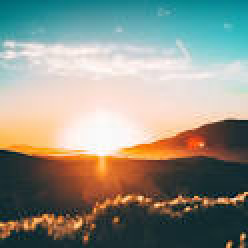
%> input picture image processing/scene1.jpg, 124 x 124 px (shown 2 times larger)
$ octave 'Low pass medium filter  (2).m'   (GNU Octave 9; MATLAB toolbox functions it lacks are replaced by stand-ins)
%> lines starting %> are read from the running program, lines starting %| are printed output that depends on the picture
img=imread('C:\Users\abc\Desktop\ip\scene1.jpg');
%> img is the input picture: size 124x124x3 uint8; mean R, G, B 142.1, 144.6, 133.5
img1=rgb2gray(img);
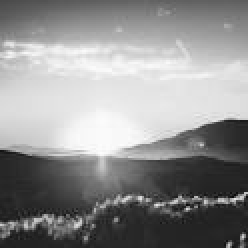
%> img1: size 124x124 uint8 (shown 2 times larger); min 9, max 253, mean 142.6
img2=imnoise(img1,'gaussian');
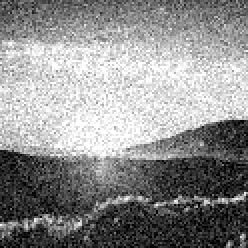
%> img2: size 124x124 uint8 (shown 2 times larger); min 0, max 255, mean 141.7
img3=double(img2);
w=[1 1 1;1 1 1;1 1 1]/9;
[row col]=size(img3);
%> row = 124; col = 124
hpf = [0 -0.25 0; -0.25 4 -0.25; 0 -0.25 0];
for x=2:1:row-1
  for y=2:1:col-1
    img4(x,y)=w(1)*img3(x-1,y-1)+w(2)*img3(x-1,y)+w(3)*img3(x-1,y+1)+w(4)*img3(x,y-1)+w(5)*img3(x,y)+w(6)*img3(x,y+1)+w(7)*img3(x+1,y-1)+w(8)*img3(x+1,y)+w(9)*img3(x+1,y+1);
  endfor
endfor
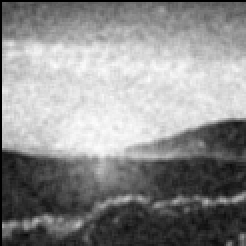
%> img4: size 123x123 double (shown 2 times larger); min 0, max 254.1, mean 141
figure(1);imshow(uint8(img3));
figure(2);imshow(uint8(img4));

$ run again, with image processing/scene3.jpg copied over image processing/scene1.jpg
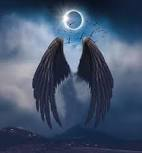
%> input picture image processing/scene3.jpg, 142 x 153 px
%> img is the input picture: size 153x142x3 uint8; mean R, G, B 68.1, 83.7, 108.3
%> `img2=imnoise(img1,'gaussian');`:
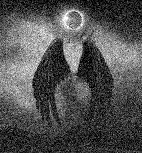
%> img2: size 153x142 uint8; min 0, max 255, mean 82
%> after the loop `for x=2:1:row-1`:
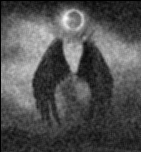
%> img4: size 152x141 double; min 0, max 250.6, mean 81.5
